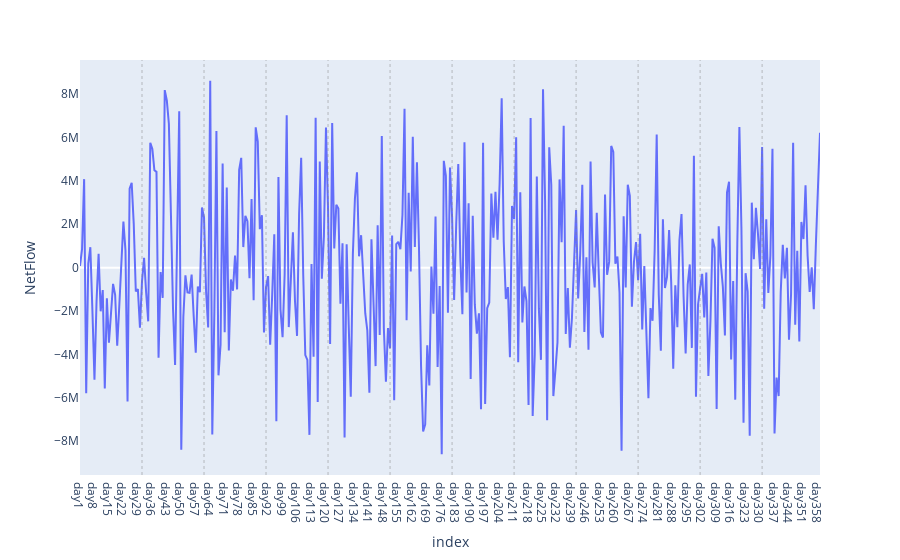
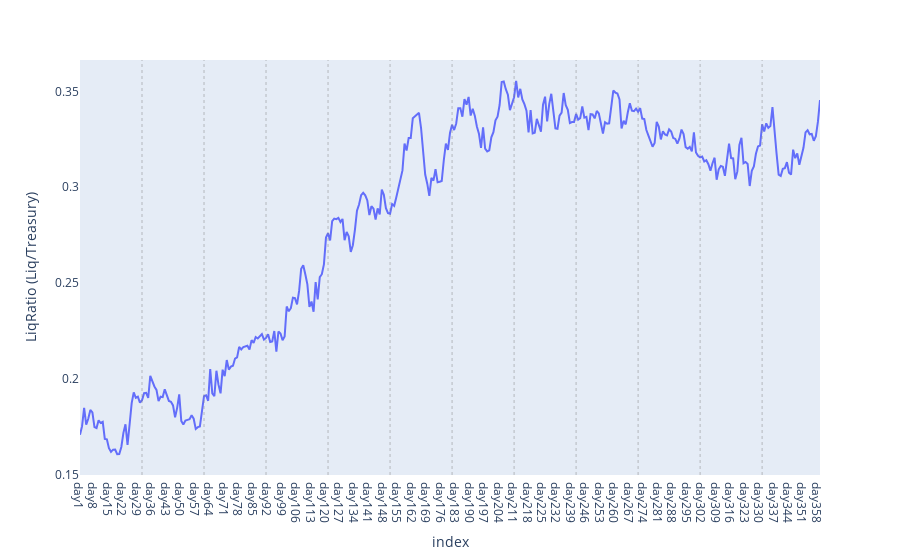
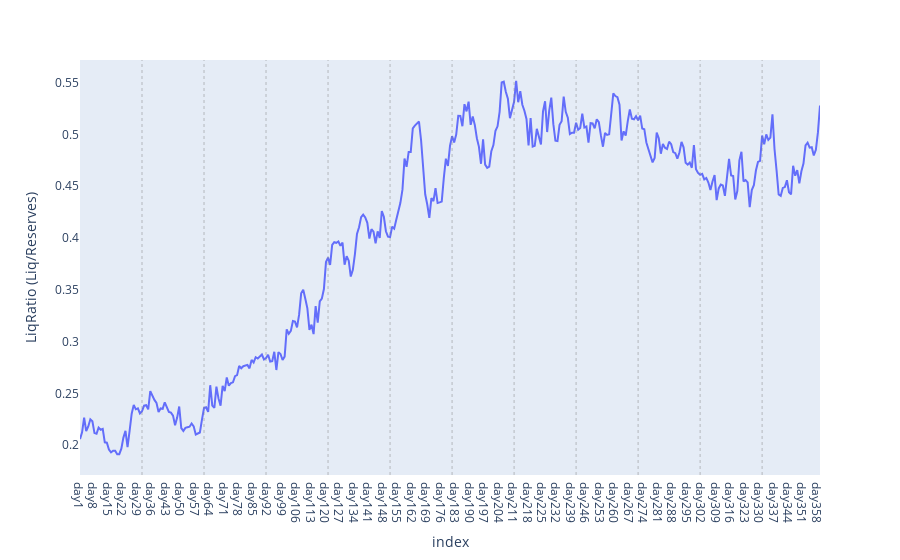
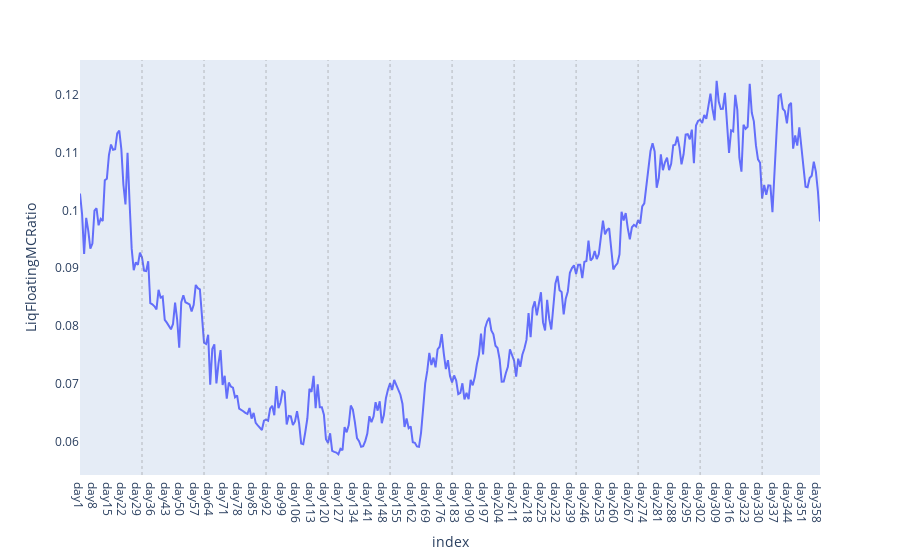

Notebook code for these charts, in order:
### Code cell
# Plot batch1
for col in df.columns:
    if col in ('NetFlow', 'LiqRatio (Liq/Treasury)', 'LiqRatio (Liq/Reserves)', 'LiqFloatingMCRatio', 'FloatingMCTreasuryPremium'):
        fig = df.plot(x=df.index, y=df[col])
        fig.layout.update(xaxis=dict(showgrid=False), yaxis=dict(showgrid=False))
        for i in range (params.short_cycle, params.horizon, params.short_cycle):
            fig.add_vline(x=i, line_width=0.5, line_dash="dot", line_color="grey")
        if col == 'LiqRatio':
            fig.add_hline(y=params.max_liq_ratio, line_width=0.5, line_dash="dash", line_color="grey")
        if col == 'LiqRatioAdj':
            fig.add_hline(y=params.max_liq_ratio/(1-params.max_liq_ratio), line_width=0.5, line_dash="dash", line_color="grey")
        if col == 'FloatingMCTreasuryPremium':
            fig.add_hline(y=params.min_premium_target, line_width=1, line_dash="dash", line_color="grey")
        fig.show()

### Figure 1 — Plotly figure (JSON) as saved in the notebook; plotly's stock layout.template omitted (floating-point values rounded to 4 significant figures; data arrays with more than 128 entries replaced by an {"elided": "..."} marker saying what was removed)
{"data": [{"hovertemplate": "index=%{x}<br>NetFlow=%{y}<extra></extra>", "legendgroup": "", "line": {"color": "#636efa", "dash": "solid"}, "marker": {"symbol": "circle"}, "mode": "lines", "name": "", "orientation": "v", "showlegend": false, "type": "scatter", "x": {"elided": "359 str values"}, "xaxis": "x", "y": {"elided": "359 float values"}, "yaxis": "y"}], "layout": {"legend": {"tracegroupgap": 0}, "margin": {"t": 60}, "shapes": [{"line": {"color": "grey", "dash": "dot", "width": 0.5}, "type": "line", "x0": 30, "x1": 30, "xref": "x", "y0": 0, "y1": 1, "yref": "y domain"}, {"line": {"color": "grey", "dash": "dot", "width": 0.5}, "type": "line", "x0": 60, "x1": 60, "xref": "x", "y0": 0, "y1": 1, "yref": "y domain"}, {"line": {"color": "grey", "dash": "dot", "width": 0.5}, "type": "line", "x0": 90, "x1": 90, "xref": "x", "y0": 0, "y1": 1, "yref": "y domain"}, {"line": {"color": "grey", "dash": "dot", "width": 0.5}, "type": "line", "x0": 120, "x1": 120, "xref": "x", "y0": 0, "y1": 1, "yref": "y domain"}, {"line": {"color": "grey", "dash": "dot", "width": 0.5}, "type": "line", "x0": 150, "x1": 150, "xref": "x", "y0": 0, "y1": 1, "yref": "y domain"}, {"line": {"color": "grey", "dash": "dot", "width": 0.5}, "type": "line", "x0": 180, "x1": 180, "xref": "x", "y0": 0, "y1": 1, "yref": "y domain"}, {"line": {"color": "grey", "dash": "dot", "width": 0.5}, "type": "line", "x0": 210, "x1": 210, "xref": "x", "y0": 0, "y1": 1, "yref": "y domain"}, {"line": {"color": "grey", "dash": "dot", "width": 0.5}, "type": "line", "x0": 240, "x1": 240, "xref": "x", "y0": 0, "y1": 1, "yref": "y domain"}, {"line": {"color": "grey", "dash": "dot", "width": 0.5}, "type": "line", "x0": 270, "x1": 270, "xref": "x", "y0": 0, "y1": 1, "yref": "y domain"}, {"line": {"color": "grey", "dash": "dot", "width": 0.5}, "type": "line", "x0": 300, "x1": 300, "xref": "x", "y0": 0, "y1": 1, "yref": "y domain"}, {"line": {"color": "grey", "dash": "dot", "width": 0.5}, "type": "line", "x0": 330, "x1": 330, "xref": "x", "y0": 0, "y1": 1, "yref": "y domain"}], "xaxis": {"anchor": "y", "domain": [0, 1], "showgrid": false, "title": {"text": "index"}}, "yaxis": {"anchor": "x", "domain": [0, 1], "showgrid": false, "title": {"text": "NetFlow"}}}}

### Figure 2 — Plotly figure (JSON) as saved in the notebook; plotly's stock layout.template omitted (floating-point values rounded to 4 significant figures; data arrays with more than 128 entries replaced by an {"elided": "..."} marker saying what was removed)
{"data": [{"hovertemplate": "index=%{x}<br>LiqRatio (Liq/Treasury)=%{y}<extra></extra>", "legendgroup": "", "line": {"color": "#636efa", "dash": "solid"}, "marker": {"symbol": "circle"}, "mode": "lines", "name": "", "orientation": "v", "showlegend": false, "type": "scatter", "x": {"elided": "359 str values"}, "xaxis": "x", "y": {"elided": "359 float values"}, "yaxis": "y"}], "layout": {"legend": {"tracegroupgap": 0}, "margin": {"t": 60}, "shapes": [{"line": {"color": "grey", "dash": "dot", "width": 0.5}, "type": "line", "x0": 30, "x1": 30, "xref": "x", "y0": 0, "y1": 1, "yref": "y domain"}, {"line": {"color": "grey", "dash": "dot", "width": 0.5}, "type": "line", "x0": 60, "x1": 60, "xref": "x", "y0": 0, "y1": 1, "yref": "y domain"}, {"line": {"color": "grey", "dash": "dot", "width": 0.5}, "type": "line", "x0": 90, "x1": 90, "xref": "x", "y0": 0, "y1": 1, "yref": "y domain"}, {"line": {"color": "grey", "dash": "dot", "width": 0.5}, "type": "line", "x0": 120, "x1": 120, "xref": "x", "y0": 0, "y1": 1, "yref": "y domain"}, {"line": {"color": "grey", "dash": "dot", "width": 0.5}, "type": "line", "x0": 150, "x1": 150, "xref": "x", "y0": 0, "y1": 1, "yref": "y domain"}, {"line": {"color": "grey", "dash": "dot", "width": 0.5}, "type": "line", "x0": 180, "x1": 180, "xref": "x", "y0": 0, "y1": 1, "yref": "y domain"}, {"line": {"color": "grey", "dash": "dot", "width": 0.5}, "type": "line", "x0": 210, "x1": 210, "xref": "x", "y0": 0, "y1": 1, "yref": "y domain"}, {"line": {"color": "grey", "dash": "dot", "width": 0.5}, "type": "line", "x0": 240, "x1": 240, "xref": "x", "y0": 0, "y1": 1, "yref": "y domain"}, {"line": {"color": "grey", "dash": "dot", "width": 0.5}, "type": "line", "x0": 270, "x1": 270, "xref": "x", "y0": 0, "y1": 1, "yref": "y domain"}, {"line": {"color": "grey", "dash": "dot", "width": 0.5}, "type": "line", "x0": 300, "x1": 300, "xref": "x", "y0": 0, "y1": 1, "yref": "y domain"}, {"line": {"color": "grey", "dash": "dot", "width": 0.5}, "type": "line", "x0": 330, "x1": 330, "xref": "x", "y0": 0, "y1": 1, "yref": "y domain"}], "xaxis": {"anchor": "y", "domain": [0, 1], "showgrid": false, "title": {"text": "index"}}, "yaxis": {"anchor": "x", "domain": [0, 1], "showgrid": false, "title": {"text": "LiqRatio (Liq/Treasury)"}}}}

### Figure 3 — Plotly figure (JSON) as saved in the notebook; plotly's stock layout.template omitted (floating-point values rounded to 4 significant figures; data arrays with more than 128 entries replaced by an {"elided": "..."} marker saying what was removed)
{"data": [{"hovertemplate": "index=%{x}<br>LiqRatio (Liq/Reserves)=%{y}<extra></extra>", "legendgroup": "", "line": {"color": "#636efa", "dash": "solid"}, "marker": {"symbol": "circle"}, "mode": "lines", "name": "", "orientation": "v", "showlegend": false, "type": "scatter", "x": {"elided": "359 str values"}, "xaxis": "x", "y": {"elided": "359 float values"}, "yaxis": "y"}], "layout": {"legend": {"tracegroupgap": 0}, "margin": {"t": 60}, "shapes": [{"line": {"color": "grey", "dash": "dot", "width": 0.5}, "type": "line", "x0": 30, "x1": 30, "xref": "x", "y0": 0, "y1": 1, "yref": "y domain"}, {"line": {"color": "grey", "dash": "dot", "width": 0.5}, "type": "line", "x0": 60, "x1": 60, "xref": "x", "y0": 0, "y1": 1, "yref": "y domain"}, {"line": {"color": "grey", "dash": "dot", "width": 0.5}, "type": "line", "x0": 90, "x1": 90, "xref": "x", "y0": 0, "y1": 1, "yref": "y domain"}, {"line": {"color": "grey", "dash": "dot", "width": 0.5}, "type": "line", "x0": 120, "x1": 120, "xref": "x", "y0": 0, "y1": 1, "yref": "y domain"}, {"line": {"color": "grey", "dash": "dot", "width": 0.5}, "type": "line", "x0": 150, "x1": 150, "xref": "x", "y0": 0, "y1": 1, "yref": "y domain"}, {"line": {"color": "grey", "dash": "dot", "width": 0.5}, "type": "line", "x0": 180, "x1": 180, "xref": "x", "y0": 0, "y1": 1, "yref": "y domain"}, {"line": {"color": "grey", "dash": "dot", "width": 0.5}, "type": "line", "x0": 210, "x1": 210, "xref": "x", "y0": 0, "y1": 1, "yref": "y domain"}, {"line": {"color": "grey", "dash": "dot", "width": 0.5}, "type": "line", "x0": 240, "x1": 240, "xref": "x", "y0": 0, "y1": 1, "yref": "y domain"}, {"line": {"color": "grey", "dash": "dot", "width": 0.5}, "type": "line", "x0": 270, "x1": 270, "xref": "x", "y0": 0, "y1": 1, "yref": "y domain"}, {"line": {"color": "grey", "dash": "dot", "width": 0.5}, "type": "line", "x0": 300, "x1": 300, "xref": "x", "y0": 0, "y1": 1, "yref": "y domain"}, {"line": {"color": "grey", "dash": "dot", "width": 0.5}, "type": "line", "x0": 330, "x1": 330, "xref": "x", "y0": 0, "y1": 1, "yref": "y domain"}], "xaxis": {"anchor": "y", "domain": [0, 1], "showgrid": false, "title": {"text": "index"}}, "yaxis": {"anchor": "x", "domain": [0, 1], "showgrid": false, "title": {"text": "LiqRatio (Liq/Reserves)"}}}}

### Figure 4 — Plotly figure (JSON) as saved in the notebook; plotly's stock layout.template omitted (floating-point values rounded to 4 significant figures; data arrays with more than 128 entries replaced by an {"elided": "..."} marker saying what was removed)
{"data": [{"hovertemplate": "index=%{x}<br>LiqFloatingMCRatio=%{y}<extra></extra>", "legendgroup": "", "line": {"color": "#636efa", "dash": "solid"}, "marker": {"symbol": "circle"}, "mode": "lines", "name": "", "orientation": "v", "showlegend": false, "type": "scatter", "x": {"elided": "359 str values"}, "xaxis": "x", "y": {"elided": "359 float values"}, "yaxis": "y"}], "layout": {"legend": {"tracegroupgap": 0}, "margin": {"t": 60}, "shapes": [{"line": {"color": "grey", "dash": "dot", "width": 0.5}, "type": "line", "x0": 30, "x1": 30, "xref": "x", "y0": 0, "y1": 1, "yref": "y domain"}, {"line": {"color": "grey", "dash": "dot", "width": 0.5}, "type": "line", "x0": 60, "x1": 60, "xref": "x", "y0": 0, "y1": 1, "yref": "y domain"}, {"line": {"color": "grey", "dash": "dot", "width": 0.5}, "type": "line", "x0": 90, "x1": 90, "xref": "x", "y0": 0, "y1": 1, "yref": "y domain"}, {"line": {"color": "grey", "dash": "dot", "width": 0.5}, "type": "line", "x0": 120, "x1": 120, "xref": "x", "y0": 0, "y1": 1, "yref": "y domain"}, {"line": {"color": "grey", "dash": "dot", "width": 0.5}, "type": "line", "x0": 150, "x1": 150, "xref": "x", "y0": 0, "y1": 1, "yref": "y domain"}, {"line": {"color": "grey", "dash": "dot", "width": 0.5}, "type": "line", "x0": 180, "x1": 180, "xref": "x", "y0": 0, "y1": 1, "yref": "y domain"}, {"line": {"color": "grey", "dash": "dot", "width": 0.5}, "type": "line", "x0": 210, "x1": 210, "xref": "x", "y0": 0, "y1": 1, "yref": "y domain"}, {"line": {"color": "grey", "dash": "dot", "width": 0.5}, "type": "line", "x0": 240, "x1": 240, "xref": "x", "y0": 0, "y1": 1, "yref": "y domain"}, {"line": {"color": "grey", "dash": "dot", "width": 0.5}, "type": "line", "x0": 270, "x1": 270, "xref": "x", "y0": 0, "y1": 1, "yref": "y domain"}, {"line": {"color": "grey", "dash": "dot", "width": 0.5}, "type": "line", "x0": 300, "x1": 300, "xref": "x", "y0": 0, "y1": 1, "yref": "y domain"}, {"line": {"color": "grey", "dash": "dot", "width": 0.5}, "type": "line", "x0": 330, "x1": 330, "xref": "x", "y0": 0, "y1": 1, "yref": "y domain"}], "xaxis": {"anchor": "y", "domain": [0, 1], "showgrid": false, "title": {"text": "index"}}, "yaxis": {"anchor": "x", "domain": [0, 1], "showgrid": false, "title": {"text": "LiqFloatingMCRatio"}}}}
